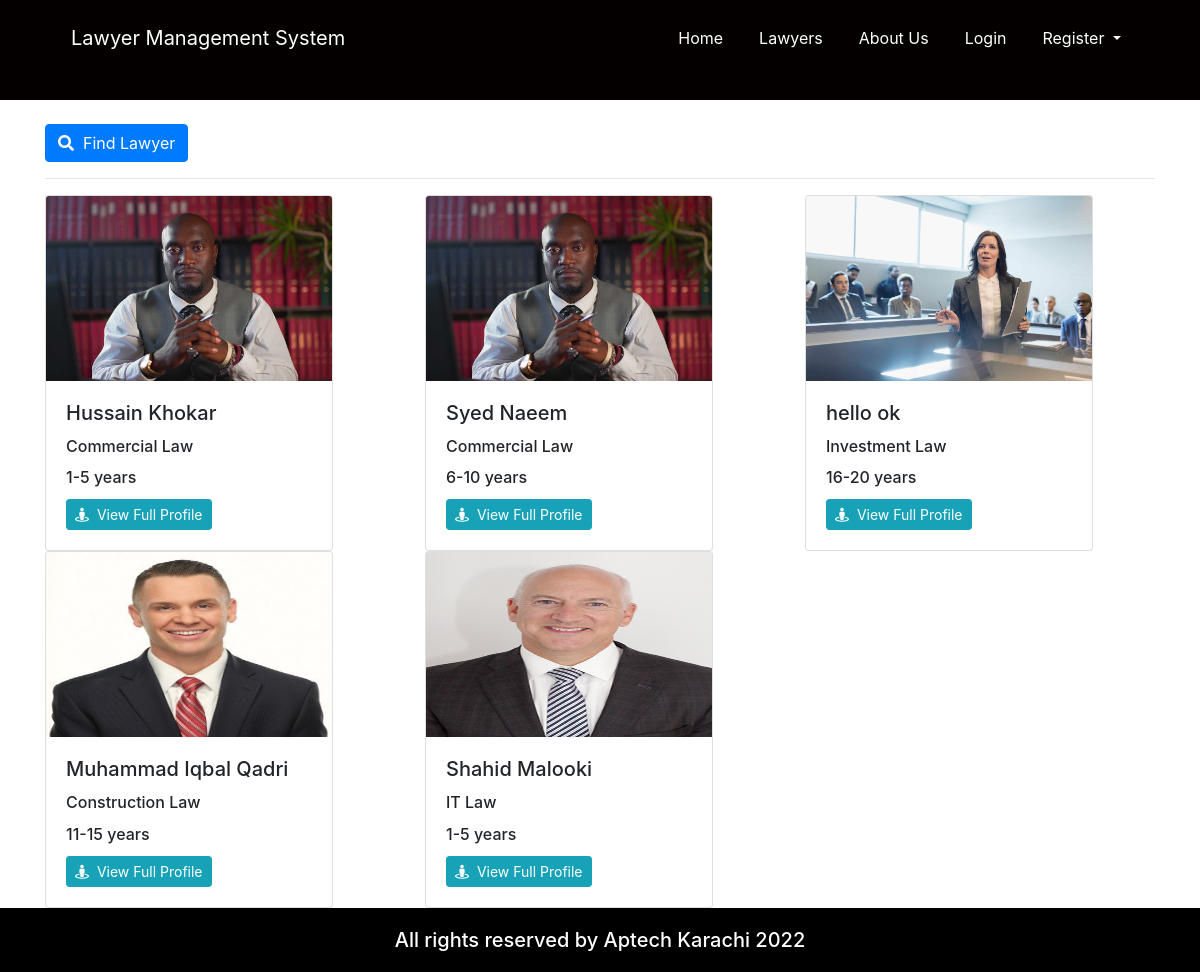
/lawyers.php, run on the app's committed database.
### tables this page shows
CREATE TABLE `user` (
  `u_id` varchar(20) NOT NULL,
  `first_Name` varchar(100) NOT NULL,
  `last_Name` varchar(100) NOT NULL,
  `email` varchar(100) NOT NULL,
  `password` varchar(100) NOT NULL,
  `status` varchar(100) NOT NULL,
  `role` varchar(100) NOT NULL
);

CREATE TABLE `lawyer` (
  `lawyer_id` varchar(20) NOT NULL,
  `contact_Number` varchar(15) NOT NULL,
  `university_College` varchar(100) NOT NULL,
  `degree` varchar(100) NOT NULL,
  `passing_year` varchar(100) NOT NULL,
  `full_address` varchar(200) NOT NULL,
  `city` varchar(50) NOT NULL,
  `zip_code` varchar(50) NOT NULL,
  `practise_Length` varchar(100) NOT NULL,
  `case_handle` varchar(500) NOT NULL,
  `speciality` varchar(100) NOT NULL,
  `image` varchar(150) NOT NULL
);

### lawyers.php (the view, shortened to what this page needs)
<!doctype html>
<html lang="en">
	<head>
		<link rel="stylesheet" href="https://use.fontawesome.com/releases/v5.8.1/css/all.css">
		<link rel="stylesheet" href="css/all.css">
		<link rel="stylesheet" href="css/simple-sidebar.css">
		<link rel="stylesheet" href="css/bootstrap.css">
		<link rel="stylesheet" href="css/style.css">
		<link rel="stylesheet" href="css/media.css">
	</head>
	<body>
		<header class="customnav">
			<div class="container">
				<div class="row">
					<div class="col-md-12">
						<nav class="navbar navbar-expand-lg ">
							<a class="navbar-brand cus-a" href="index.php">Lawyer Management System</a>
							<div class="collapse navbar-collapse" id="navbarSupportedContent">
								<ul class="navbar-nav ml-auto ">
									<li class="active">
										<a class="nav-link cus-a" href="index.php">Home <span class="sr-only">(current)</span></a>
									</li>
									<li class="">
										<a class="nav-link cus-a" href="lawyers.php">Lawyers</a>
									</li>
									<li class="">
										<a class="nav-link cus-a" href="#">About Us</a>
									</li>
									<?php if(isset($_SESSION['login']) && $_SESSION['login'] == TRUE){ ?>
										<li class="">
											<a class="nav-link cus-a" href="user_dashboard.php">Dashboard</a>
										</li>
										<li class="">
											<a class="nav-link cus-a" href="logout.php">Logout</a>
										</li>
										<?php }else{ ?>
										<li class="">
											<a class="nav-link cus-a" href="login.php">Login</a>
										</li>
										<li class="nav-item dropdown">
											<a class="nav-link dropdown-toggle cus-a" href="#" id="navbarDropdown" role="button" data-toggle="dropdown" aria-haspopup="true" aria-expanded="false">
												Register
											</a>
										</li>
									<?php }?>
								</ul>
							</div>
						</nav>
					</div>
				</div>
			</div>
		</header>
		<body>
			<div class="" id="wrapper">
				<section class="">
					<div class="container">
					<br/>
					<a href="searchLawyer.php"type="submit" class="btn btn-md btn-primary "><i class="fa fa-search"></i>&nbsp; Find Lawyer</a>
					<hr/>
						<div class="row " >
							<?php
								$conn = connect();
								$result = mysqli_query($conn,"SELECT * FROM user,lawyer WHERE user.u_id=lawyer.lawyer_id AND user.status='Active'");
								while($row = mysqli_fetch_array($result)) {
								?>
								<div class="col-md-4">
									<div class="card" style="width: 18rem;">
										<img src="images/upload/<?php echo $row["image"]; ?>" class="card-img-top cusimg img-fluid" alt="img">
										<div class="card-body">
											<h5 class="card-title"><?php echo $row["first_Name"]; ?> <?php echo $row["last_Name"]; ?></h5>
											<h6 class="card-title"><?php echo $row["speciality"]; ?></h6>
											<h6 class="card-title"><span><?php echo $row["practise_Length"]; ?></span></h6>
											<a class="btn btn-sm btn-info" href="single_lawyer.php?u_id=<?php echo $row["u_id"]; ?>"><i class="fa fa-street-view"></i>&nbsp; View Full Profile</a>
										</div>
									</div>
								</div>
								<?php
								}
							?>
						</div>
					</div>
				</section>
			</div>
		</body>
		<footer>
			<div class="container">
				<div class="row">
					<div class="col">
						<h5>All rights reserved by Aptech Karachi 2022</h5>
					</div>
				</div>
			</div>
		</footer>
	</body>
</html>

### css/all.css (style rules this page uses)
.fa,.fab,.fal,.far,.fas { -moz-osx-font-smoothing:grayscale;-webkit-font-smoothing:antialiased;display:inline-block;font-style:normal;font-variant:normal;text-rendering:auto;line-height:1 }
.fa-search:before { content:"\f002" }
.fa-street-view:before { content:"\f21d" }
.fa,.far,.fas { font-family:"Font Awesome 5 Free" }
.fa,.fas { font-weight:900 }

### css/simple-sidebar.css (style rules this page uses)
body { overflow-x: hidden; }

### css/style.css (style rules this page uses)
* { margin: 0; padding: 0; }
html { height: 100% !important; }
body { display: flex !important; min-height: 100% !important; flex-direction: column; }
.customnav { background-color: #040000; height: 100px; }
.customnav a { margin: 10px 10px; }
.cus-a { color: white !important; }
.cusimg { height: 185px; }
footer { margin-top: auto; background-color: black; color: white; }
footer h5 { text-align: center; margin: 20px 0px; }

### data on the page
user: lawyer.image (picture), first_Name "Hussain", last_Name "Khokar", lawyer.speciality "Commercial Law", lawyer.practise_Length "1-5 years"
user: lawyer.image (picture), first_Name "Syed", last_Name "Naeem", lawyer.speciality "Commercial Law", lawyer.practise_Length "6-10 years"
user: lawyer.image (picture), first_Name "hello", last_Name "ok", lawyer.speciality "Investment Law", lawyer.practise_Length "16-20 years"
user: lawyer.image (picture), first_Name "Muhammad", last_Name "Iqbal Qadri", lawyer.speciality "Construction Law", lawyer.practise_Length "11-15 years"
user: lawyer.image (picture), first_Name "Shahid", last_Name "Malooki", lawyer.speciality "IT Law", lawyer.practise_Length "1-5 years"
